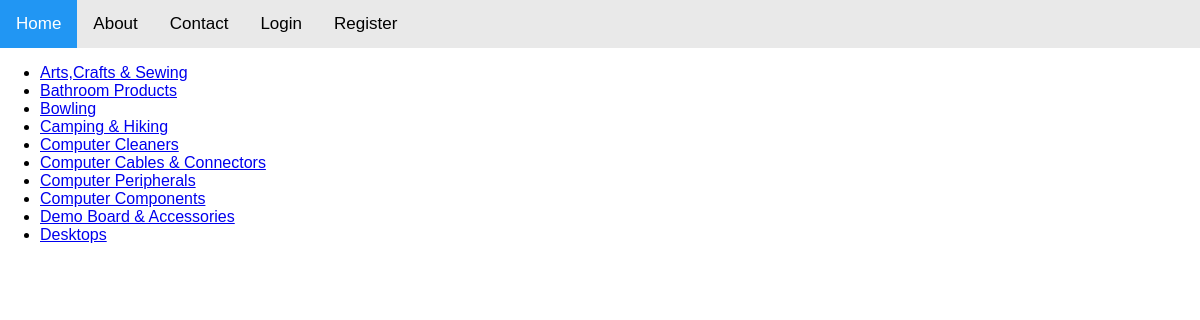
The page / on the database its author committed.
### database_setup.py (models this page shows)
class Category(Base):
    __tablename__ = 'category'
    name = Column(String(80), nullable=False)
    id = Column(Integer, primary_key=True)

### project.py (the view)
@app.route('/')
def index():
    category = session.query(Category)
    return render_template('catelog.html', category=category, flask_session=flask_session)

### templates/catelog.html (shortened to what this page needs)
{% extends 'base.html' %}
{% block catalog %}
<ul>
    {% for item in category: %}
    <li><a href="{{ url_for('cataloglist',id=item.id)}}">
        {{ item.name }}
    </a></li>
    {% endfor %}
</ul>
{% endblock %}

### templates/base.html (shortened to what this page needs)
<!DOCTYPE html>
<html>
<head>
    <link rel="stylesheet" href="{{ url_for('static', filename='style.css') }}">
</head>
<body>
        <div class="topnav">
      <a class="active" href=" {{ url_for('index') }} ">Home</a>
      <a href="#about">About</a>
      <a href="#contact">Contact</a>
            {% if 'username' in flask_session: %}
                <a href=" {{ url_for('logout') }} " onclick="signOut();">Sign out</a>
            {% else: %}
                <a href=" {{ url_for('login') }} ">Login</a>
                <a href=" {{ url_for('register') }} ">Register</a>
            {% endif %}
    </div>
  <p>
      {% block catalog %}{% endblock %}
  </p>
</body>
</html>

### static/style.css (style rules this page uses)
* { box-sizing: border-box; }
body { margin: 0; font-family: Arial, Helvetica, sans-serif; }
.topnav { overflow: hidden; background-color: #e9e9e9; }
.topnav a { float: left; display: block; color: black; text-align: center; padding: 14px 16px; text-decoration: none; font-size: 17px; }
.topnav a.active { background-color: #2196F3; color: white; }

### rows shown on the page
Category: name "Arts,Crafts & Sewing"
Category: name "Bathroom Products"
Category: name "Bowling"
Category: name "Camping & Hiking"
Category: name "Computer Cleaners"
Category: name "Computer Cables & Connectors"
Category: name "Computer Peripherals"
Category: name "Computer Components"
Category: name "Demo Board & Accessories"
Category: name "Desktops"
